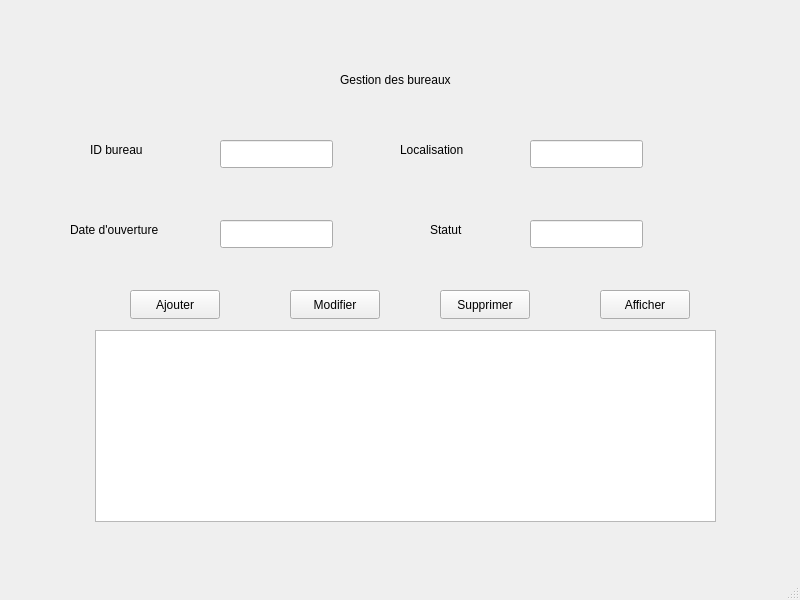
<?xml version="1.0" encoding="UTF-8"?>
<ui version="4.0">
 <class>GBureaux</class>
 <widget class="QMainWindow" name="GBureaux">
  <property name="geometry">
   <rect>
    <x>0</x>
    <y>0</y>
    <width>800</width>
    <height>600</height>
   </rect>
  </property>
  <property name="windowTitle">
   <string>GBureaux</string>
  </property>
  <widget class="QWidget" name="centralwidget">
   <widget class="QLabel" name="label">
    <property name="geometry">
     <rect>
      <x>340</x>
      <y>70</y>
      <width>141</width>
      <height>20</height>
     </rect>
    </property>
    <property name="text">
     <string>Gestion des bureaux</string>
    </property>
   </widget>
   <widget class="QLineEdit" name="lineEdit">
    <property name="geometry">
     <rect>
      <x>530</x>
      <y>140</y>
      <width>113</width>
      <height>28</height>
     </rect>
    </property>
   </widget>
   <widget class="QLineEdit" name="lineEdit_2">
    <property name="geometry">
     <rect>
      <x>220</x>
      <y>220</y>
      <width>113</width>
      <height>28</height>
     </rect>
    </property>
   </widget>
   <widget class="QLineEdit" name="lineEdit_3">
    <property name="geometry">
     <rect>
      <x>530</x>
      <y>220</y>
      <width>113</width>
      <height>28</height>
     </rect>
    </property>
   </widget>
   <widget class="QLineEdit" name="lineEdit_4">
    <property name="geometry">
     <rect>
      <x>220</x>
      <y>140</y>
      <width>113</width>
      <height>28</height>
     </rect>
    </property>
   </widget>
   <widget class="QPushButton" name="pushButton">
    <property name="geometry">
     <rect>
      <x>130</x>
      <y>290</y>
      <width>90</width>
      <height>29</height>
     </rect>
    </property>
    <property name="text">
     <string>Ajouter</string>
    </property>
   </widget>
   <widget class="QPushButton" name="pushButton_2">
    <property name="geometry">
     <rect>
      <x>600</x>
      <y>290</y>
      <width>90</width>
      <height>29</height>
     </rect>
    </property>
    <property name="text">
     <string>Afficher</string>
    </property>
   </widget>
   <widget class="QPushButton" name="pushButton_3">
    <property name="geometry">
     <rect>
      <x>290</x>
      <y>290</y>
      <width>90</width>
      <height>29</height>
     </rect>
    </property>
    <property name="text">
     <string>Modifier</string>
    </property>
   </widget>
   <widget class="QPushButton" name="pushButton_4">
    <property name="geometry">
     <rect>
      <x>440</x>
      <y>290</y>
      <width>90</width>
      <height>29</height>
     </rect>
    </property>
    <property name="text">
     <string>Supprimer</string>
    </property>
   </widget>
   <widget class="QTableView" name="tableView">
    <property name="geometry">
     <rect>
      <x>95</x>
      <y>330</y>
      <width>621</width>
      <height>192</height>
     </rect>
    </property>
   </widget>
   <widget class="QLabel" name="label_2">
    <property name="geometry">
     <rect>
      <x>90</x>
      <y>140</y>
      <width>71</width>
      <height>20</height>
     </rect>
    </property>
    <property name="text">
     <string>ID bureau</string>
    </property>
   </widget>
   <widget class="QLabel" name="label_3">
    <property name="geometry">
     <rect>
      <x>400</x>
      <y>140</y>
      <width>81</width>
      <height>20</height>
     </rect>
    </property>
    <property name="text">
     <string>Localisation</string>
    </property>
   </widget>
   <widget class="QLabel" name="label_4">
    <property name="geometry">
     <rect>
      <x>70</x>
      <y>220</y>
      <width>111</width>
      <height>20</height>
     </rect>
    </property>
    <property name="text">
     <string>Date d'ouverture</string>
    </property>
   </widget>
   <widget class="QLabel" name="label_5">
    <property name="geometry">
     <rect>
      <x>430</x>
      <y>220</y>
      <width>63</width>
      <height>20</height>
     </rect>
    </property>
    <property name="text">
     <string>Statut</string>
    </property>
   </widget>
  </widget>
  <widget class="QMenuBar" name="menubar">
   <property name="geometry">
    <rect>
     <x>0</x>
     <y>0</y>
     <width>800</width>
     <height>25</height>
    </rect>
   </property>
  </widget>
  <widget class="QStatusBar" name="statusbar"/>
 </widget>
 <resources/>
 <connections/>
</ui>
